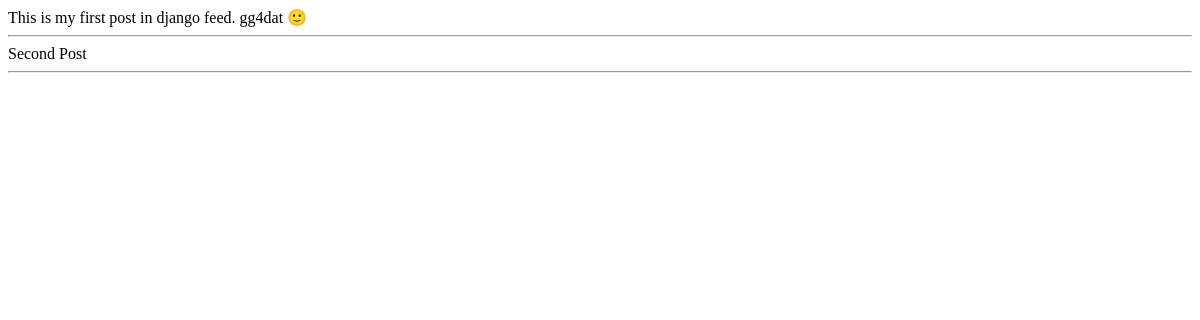
The app's page /, older data.
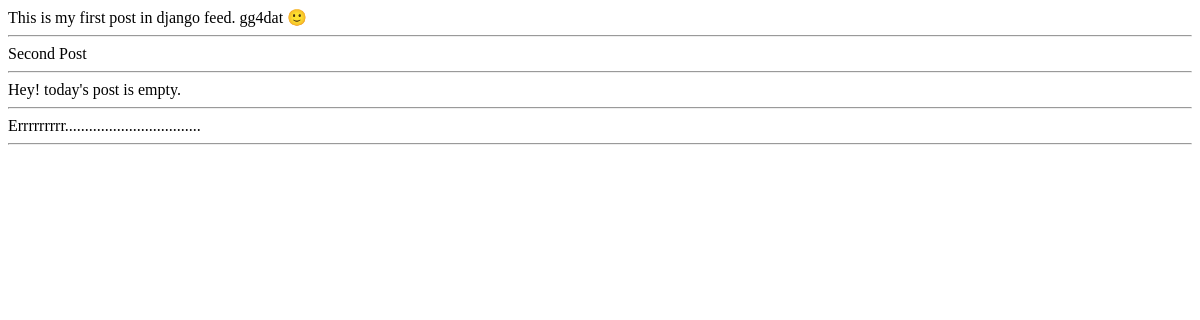
The same page, newer data.
### feed/models.py (models this page shows, shortened)
class Post(models.Model):
    text = models.CharField(max_length=100, null=False, blank=False)

### feed/views.py (the view)
# urls.py: path('', HomeView.as_view(), name="index"),
class HomeView(TemplateView):
    template_name = "home.html"
    def get_context_data(self, **kwargs: Any) -> dict[str, Any]:
        context = super().get_context_data(**kwargs)
        context["posts"] = Post.objects.all()
        return context

### templates/home.html (shortened to what this page needs)
{% extends "base.html" %}
{% block body %}
    {% for post in posts %}
        {{ post.text }}
        <hr>
    {% endfor %}
{% endblock %}

### templates/base.html (shortened to what this page needs)
<!DOCTYPE html>
<html lang="en">
  <head>
  </head>
  <body>
    {% block body %}{% endblock %}
  </body>
</html>

Row changes from the older to the newer data that the page shows:
added Post: text "Hey! today's post is empty."
added Post: text "Errrrrrrrr.................................."
